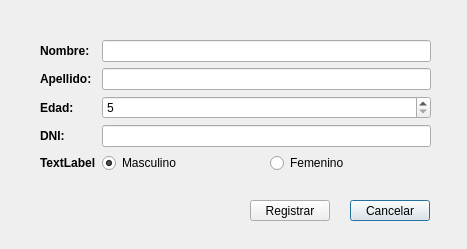
<?xml version="1.0" encoding="UTF-8"?>
<ui version="4.0">
 <class>registrarClienteGui</class>
 <widget class="QDialog" name="registrarClienteGui">
  <property name="geometry">
   <rect>
    <x>0</x>
    <y>0</y>
    <width>467</width>
    <height>249</height>
   </rect>
  </property>
  <property name="windowTitle">
   <string>Registrar Cliente</string>
  </property>
  <widget class="QWidget" name="formLayoutWidget">
   <property name="geometry">
    <rect>
     <x>40</x>
     <y>40</y>
     <width>391</width>
     <height>141</height>
    </rect>
   </property>
   <layout class="QFormLayout" name="formLayout">
    <item row="0" column="0">
     <widget class="QLabel" name="label">
      <property name="font">
       <font>
        <weight>75</weight>
        <bold>true</bold>
       </font>
      </property>
      <property name="text">
       <string>Nombre:</string>
      </property>
     </widget>
    </item>
    <item row="1" column="0">
     <widget class="QLabel" name="label_2">
      <property name="font">
       <font>
        <weight>75</weight>
        <bold>true</bold>
       </font>
      </property>
      <property name="text">
       <string>Apellido:</string>
      </property>
     </widget>
    </item>
    <item row="2" column="0">
     <widget class="QLabel" name="label_3">
      <property name="font">
       <font>
        <weight>75</weight>
        <italic>false</italic>
        <bold>true</bold>
       </font>
      </property>
      <property name="text">
       <string>Edad:</string>
      </property>
     </widget>
    </item>
    <item row="3" column="0">
     <widget class="QLabel" name="label_4">
      <property name="font">
       <font>
        <weight>75</weight>
        <bold>true</bold>
       </font>
      </property>
      <property name="text">
       <string>DNI:</string>
      </property>
     </widget>
    </item>
    <item row="4" column="0">
     <widget class="QLabel" name="label_5">
      <property name="font">
       <font>
        <weight>75</weight>
        <bold>true</bold>
       </font>
      </property>
      <property name="text">
       <string>TextLabel</string>
      </property>
     </widget>
    </item>
    <item row="4" column="1">
     <layout class="QHBoxLayout" name="horizontalLayout">
      <item>
       <widget class="QRadioButton" name="rdbMas">
        <property name="text">
         <string>Masculino</string>
        </property>
        <property name="checked">
         <bool>true</bool>
        </property>
       </widget>
      </item>
      <item>
       <widget class="QRadioButton" name="rdbFem">
        <property name="text">
         <string>Femenino</string>
        </property>
       </widget>
      </item>
     </layout>
    </item>
    <item row="0" column="1">
     <widget class="QLineEdit" name="txtNom"/>
    </item>
    <item row="1" column="1">
     <widget class="QLineEdit" name="txtApe"/>
    </item>
    <item row="3" column="1">
     <widget class="QLineEdit" name="txtDni"/>
    </item>
    <item row="2" column="1">
     <widget class="QSpinBox" name="spinBoxEdad">
      <property name="minimum">
       <number>5</number>
      </property>
     </widget>
    </item>
   </layout>
  </widget>
  <widget class="QPushButton" name="btnCancel">
   <property name="geometry">
    <rect>
     <x>350</x>
     <y>200</y>
     <width>80</width>
     <height>21</height>
    </rect>
   </property>
   <property name="text">
    <string>Cancelar</string>
   </property>
  </widget>
  <widget class="QPushButton" name="btnRegis">
   <property name="geometry">
    <rect>
     <x>250</x>
     <y>200</y>
     <width>80</width>
     <height>21</height>
    </rect>
   </property>
   <property name="text">
    <string>Registrar</string>
   </property>
  </widget>
 </widget>
 <tabstops>
  <tabstop>txtNom</tabstop>
  <tabstop>txtApe</tabstop>
  <tabstop>spinBoxEdad</tabstop>
  <tabstop>txtDni</tabstop>
  <tabstop>rdbMas</tabstop>
  <tabstop>rdbFem</tabstop>
  <tabstop>btnRegis</tabstop>
  <tabstop>btnCancel</tabstop>
 </tabstops>
 <resources/>
 <connections/>
</ui>
